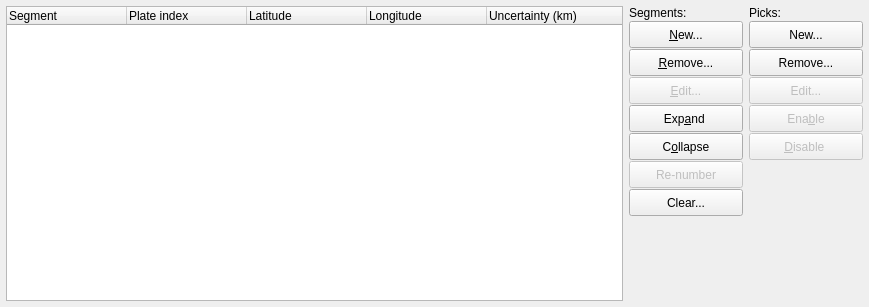
<?xml version="1.0" encoding="UTF-8"?>
<ui version="4.0">
 <class>HellingerPickWidget</class>
 <widget class="QWidget" name="HellingerPickWidget">
  <property name="geometry">
   <rect>
    <x>0</x>
    <y>0</y>
    <width>869</width>
    <height>307</height>
   </rect>
  </property>
  <property name="windowTitle">
   <string>Form</string>
  </property>
  <layout class="QGridLayout" name="gridLayout_2">
   <property name="leftMargin">
    <number>6</number>
   </property>
   <property name="topMargin">
    <number>6</number>
   </property>
   <property name="rightMargin">
    <number>6</number>
   </property>
   <property name="bottomMargin">
    <number>6</number>
   </property>
   <item row="0" column="0">
    <widget class="QTreeWidget" name="tree_widget">
     <property name="minimumSize">
      <size>
       <width>500</width>
       <height>180</height>
      </size>
     </property>
     <property name="maximumSize">
      <size>
       <width>16777215</width>
       <height>16777215</height>
      </size>
     </property>
     <attribute name="headerDefaultSectionSize">
      <number>120</number>
     </attribute>
     <attribute name="headerMinimumSectionSize">
      <number>40</number>
     </attribute>
     <column>
      <property name="text">
       <string>Segment</string>
      </property>
     </column>
     <column>
      <property name="text">
       <string>Plate index</string>
      </property>
     </column>
     <column>
      <property name="text">
       <string>Latitude</string>
      </property>
     </column>
     <column>
      <property name="text">
       <string>Longitude</string>
      </property>
     </column>
     <column>
      <property name="text">
       <string>Uncertainty (km)</string>
      </property>
     </column>
    </widget>
   </item>
   <item row="0" column="1">
    <layout class="QGridLayout" name="gridLayout">
     <property name="verticalSpacing">
      <number>1</number>
     </property>
     <item row="0" column="0">
      <widget class="QLabel" name="label_7">
       <property name="text">
        <string>Segments:</string>
       </property>
      </widget>
     </item>
     <item row="0" column="1">
      <widget class="QLabel" name="label_8">
       <property name="text">
        <string>Picks:</string>
       </property>
      </widget>
     </item>
     <item row="1" column="0">
      <widget class="QPushButton" name="button_new_segment">
       <property name="minimumSize">
        <size>
         <width>114</width>
         <height>27</height>
        </size>
       </property>
       <property name="toolTip">
        <string>Insert a new segment</string>
       </property>
       <property name="text">
        <string>&amp;New...</string>
       </property>
       <property name="autoDefault">
        <bool>false</bool>
       </property>
      </widget>
     </item>
     <item row="1" column="1">
      <widget class="QPushButton" name="button_new_pick">
       <property name="minimumSize">
        <size>
         <width>114</width>
         <height>27</height>
        </size>
       </property>
       <property name="toolTip">
        <string>Insert a new pick</string>
       </property>
       <property name="text">
        <string>New...</string>
       </property>
       <property name="autoDefault">
        <bool>false</bool>
       </property>
      </widget>
     </item>
     <item row="2" column="0">
      <widget class="QPushButton" name="button_remove_segment">
       <property name="minimumSize">
        <size>
         <width>0</width>
         <height>27</height>
        </size>
       </property>
       <property name="toolTip">
        <string>Remove the selected segment</string>
       </property>
       <property name="text">
        <string>&amp;Remove...</string>
       </property>
       <property name="autoDefault">
        <bool>false</bool>
       </property>
      </widget>
     </item>
     <item row="2" column="1">
      <widget class="QPushButton" name="button_remove_pick">
       <property name="minimumSize">
        <size>
         <width>0</width>
         <height>27</height>
        </size>
       </property>
       <property name="toolTip">
        <string>Remove the current pick</string>
       </property>
       <property name="text">
        <string>Remove...</string>
       </property>
       <property name="autoDefault">
        <bool>false</bool>
       </property>
      </widget>
     </item>
     <item row="3" column="0">
      <widget class="QPushButton" name="button_edit_segment">
       <property name="enabled">
        <bool>false</bool>
       </property>
       <property name="minimumSize">
        <size>
         <width>0</width>
         <height>27</height>
        </size>
       </property>
       <property name="toolTip">
        <string>Edit the selected segment</string>
       </property>
       <property name="text">
        <string>&amp;Edit...</string>
       </property>
       <property name="iconSize">
        <size>
         <width>10</width>
         <height>24</height>
        </size>
       </property>
       <property name="autoDefault">
        <bool>false</bool>
       </property>
      </widget>
     </item>
     <item row="3" column="1">
      <widget class="QPushButton" name="button_edit_pick">
       <property name="enabled">
        <bool>false</bool>
       </property>
       <property name="minimumSize">
        <size>
         <width>0</width>
         <height>27</height>
        </size>
       </property>
       <property name="toolTip">
        <string>Edit the selected pick</string>
       </property>
       <property name="text">
        <string>Edit...</string>
       </property>
       <property name="autoDefault">
        <bool>false</bool>
       </property>
      </widget>
     </item>
     <item row="4" column="0">
      <widget class="QPushButton" name="button_expand_all">
       <property name="minimumSize">
        <size>
         <width>0</width>
         <height>27</height>
        </size>
       </property>
       <property name="toolTip">
        <string>Expand all segments</string>
       </property>
       <property name="text">
        <string>Exp&amp;and </string>
       </property>
       <property name="autoDefault">
        <bool>false</bool>
       </property>
      </widget>
     </item>
     <item row="4" column="1">
      <widget class="QPushButton" name="button_activate_pick">
       <property name="enabled">
        <bool>false</bool>
       </property>
       <property name="minimumSize">
        <size>
         <width>0</width>
         <height>27</height>
        </size>
       </property>
       <property name="toolTip">
        <string>Enable the selected pick</string>
       </property>
       <property name="text">
        <string>Ena&amp;ble</string>
       </property>
       <property name="autoDefault">
        <bool>false</bool>
       </property>
      </widget>
     </item>
     <item row="5" column="0">
      <widget class="QPushButton" name="button_collapse_all">
       <property name="minimumSize">
        <size>
         <width>0</width>
         <height>27</height>
        </size>
       </property>
       <property name="toolTip">
        <string>Collapse all segments</string>
       </property>
       <property name="text">
        <string>C&amp;ollapse</string>
       </property>
       <property name="autoDefault">
        <bool>false</bool>
       </property>
      </widget>
     </item>
     <item row="5" column="1">
      <widget class="QPushButton" name="button_deactivate_pick">
       <property name="enabled">
        <bool>false</bool>
       </property>
       <property name="minimumSize">
        <size>
         <width>0</width>
         <height>27</height>
        </size>
       </property>
       <property name="toolTip">
        <string>Disable the selected pick</string>
       </property>
       <property name="text">
        <string>&amp;Disable </string>
       </property>
       <property name="autoDefault">
        <bool>false</bool>
       </property>
      </widget>
     </item>
     <item row="6" column="0">
      <widget class="QPushButton" name="button_renumber">
       <property name="enabled">
        <bool>false</bool>
       </property>
       <property name="minimumSize">
        <size>
         <width>0</width>
         <height>27</height>
        </size>
       </property>
       <property name="toolTip">
        <string>Re-number the segments</string>
       </property>
       <property name="text">
        <string>Re-number</string>
       </property>
       <property name="autoDefault">
        <bool>false</bool>
       </property>
      </widget>
     </item>
     <item row="7" column="0">
      <widget class="QPushButton" name="button_clear">
       <property name="minimumSize">
        <size>
         <width>0</width>
         <height>27</height>
        </size>
       </property>
       <property name="toolTip">
        <string>Clear all the segments</string>
       </property>
       <property name="text">
        <string>Clear...</string>
       </property>
       <property name="autoDefault">
        <bool>false</bool>
       </property>
      </widget>
     </item>
     <item row="8" column="0">
      <spacer name="verticalSpacer_3">
       <property name="orientation">
        <enum>Qt::Vertical</enum>
       </property>
       <property name="sizeHint" stdset="0">
        <size>
         <width>89</width>
         <height>13</height>
        </size>
       </property>
      </spacer>
     </item>
    </layout>
   </item>
  </layout>
 </widget>
 <tabstops>
  <tabstop>tree_widget</tabstop>
  <tabstop>button_new_segment</tabstop>
  <tabstop>button_remove_segment</tabstop>
  <tabstop>button_edit_segment</tabstop>
  <tabstop>button_expand_all</tabstop>
  <tabstop>button_collapse_all</tabstop>
  <tabstop>button_renumber</tabstop>
  <tabstop>button_clear</tabstop>
  <tabstop>button_new_pick</tabstop>
  <tabstop>button_remove_pick</tabstop>
  <tabstop>button_edit_pick</tabstop>
  <tabstop>button_activate_pick</tabstop>
  <tabstop>button_deactivate_pick</tabstop>
 </tabstops>
 <resources/>
 <connections/>
</ui>
